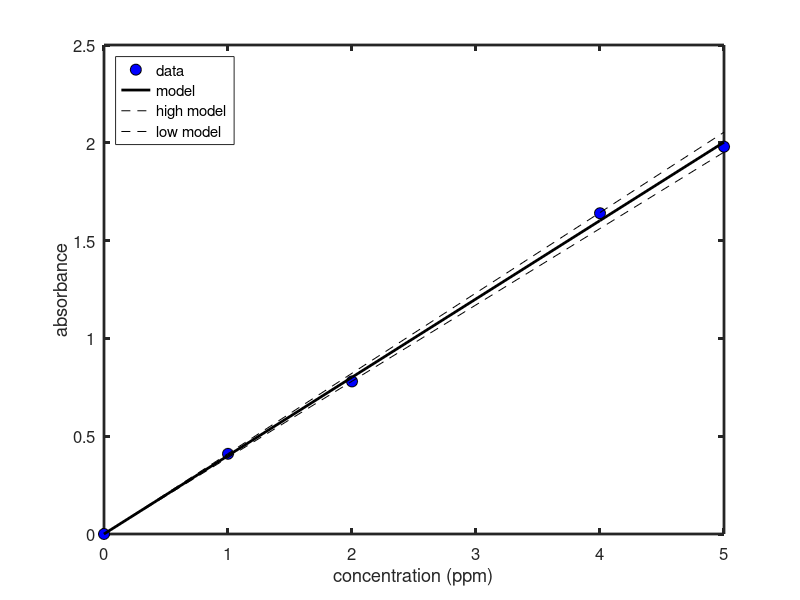

Source code (MATLAB):
% for the Beer's law calibration determine the slope and uncertainty 
% in the slope estimation. Include a plot of the calibration curve with model line.

% for octave

pkg load statistics

% input the data x=conc, y=Abs;

x=[0 1 2 4 5];
y=[0 0.41 0.78 1.64 1.98];

% determine the best fit slope

slope=(sum(y.*x))./(sum(x.^2))

% determine standard error

SSE_Best=sum((y-slope*x).^2);
P=1; N=length(y); nu=N-P; ssquared=SSE_Best/nu;
SE=sqrt(ssquared/sum(x.^2));

alpha=0.95; alphatable=alpha+(1-alpha)/2;
ttable=tinv(alphatable,nu);

CI95=SE*ttable
slopewitherror=[slope-CI95 slope slope+CI95]

% plot with the best answer

model=slope*x; modellow=(slope-CI95)*x; modelhigh=(slope+CI95)*x; 

figure(1)
h=plot(x,y,'ko',x,model,'k-',x,modelhigh,'k--',x,modellow,'k--');
set(h(1),'markersize',8,'markerfacecolor','b');
set(h(2),'linewidth',2)
legend('data','model','high model','low model','location','northwest')
set(gca,'linewidth',2,'fontsize',12)
xlabel('concentration (ppm)'); ylabel('absorbance')



